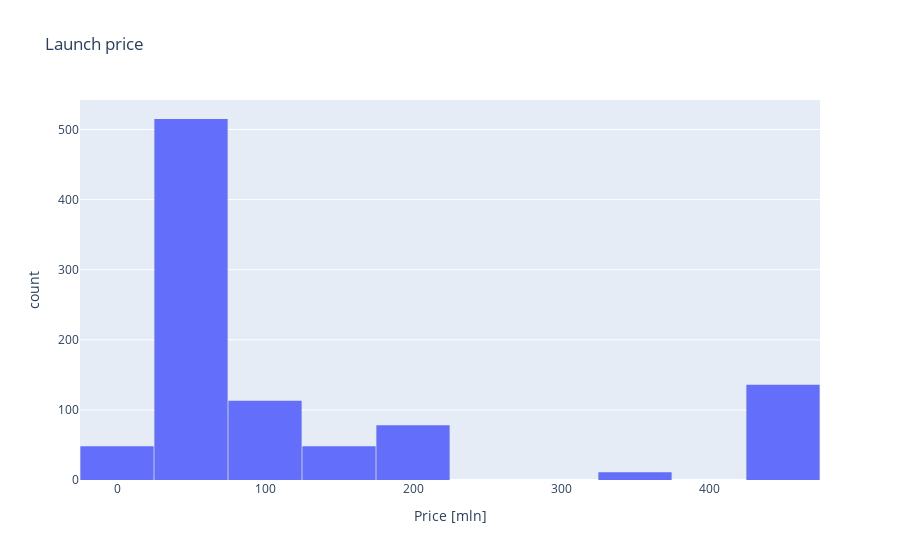

Here is the notebook cell this chart was saved with:
### Code cell
fig_price_small = px.histogram(
    data_frame= df_price_small,
    x = 'Price',
    nbins= 20,
    title= 'Launch price',
    labels={'Price': 'Price [mln]', 'count': 'Count'},
)

fig_price_small.update_layout(bargap=0.01)

mean_value = df_price_small['Price'].mean()

fig_price_small.show()

### Figure 1 — Plotly figure (JSON) as saved in the notebook; plotly's stock layout.template omitted (floating-point values rounded to 4 significant figures; data arrays with more than 128 entries replaced by an {"elided": "..."} marker saying what was removed)
{"data": [{"alignmentgroup": "True", "bingroup": "x", "hovertemplate": "Price [mln]=%{x}<br>count=%{y}<extra></extra>", "legendgroup": "", "marker": {"color": "#636efa", "pattern": {"shape": ""}}, "name": "", "nbinsx": 20, "offsetgroup": "", "orientation": "v", "showlegend": false, "type": "histogram", "x": {"elided": "949 float values"}, "xaxis": "x", "yaxis": "y"}], "layout": {"bargap": 0.01, "barmode": "relative", "legend": {"tracegroupgap": 0}, "title": {"text": "Launch price"}, "xaxis": {"anchor": "y", "domain": [0, 1], "title": {"text": "Price [mln]"}}, "yaxis": {"anchor": "x", "domain": [0, 1], "title": {"text": "count"}}}}
